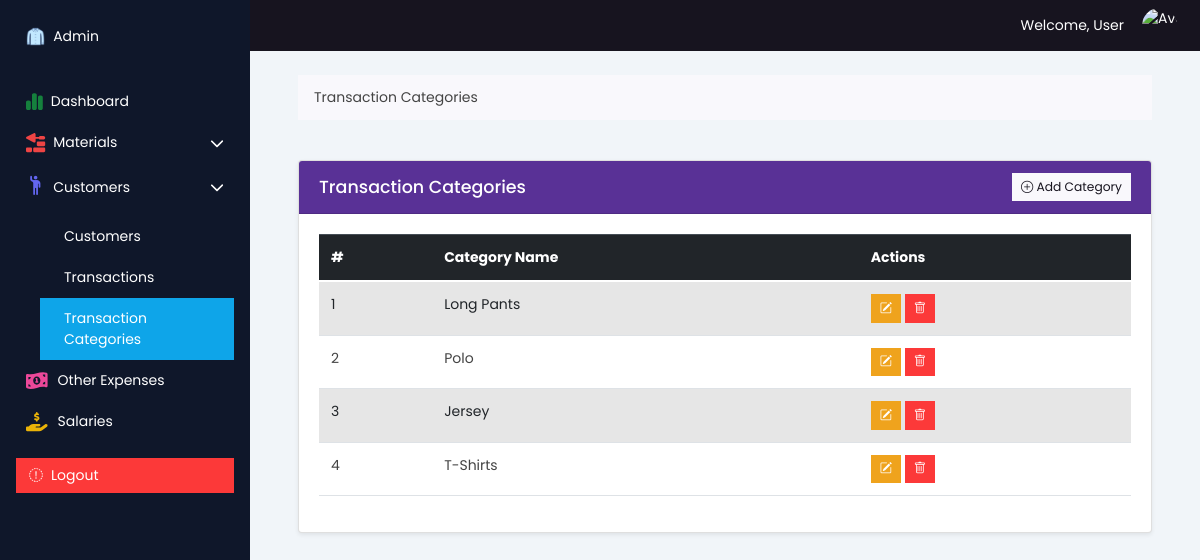
The page /admin/transaction_categories.php on the database as committed earlier.
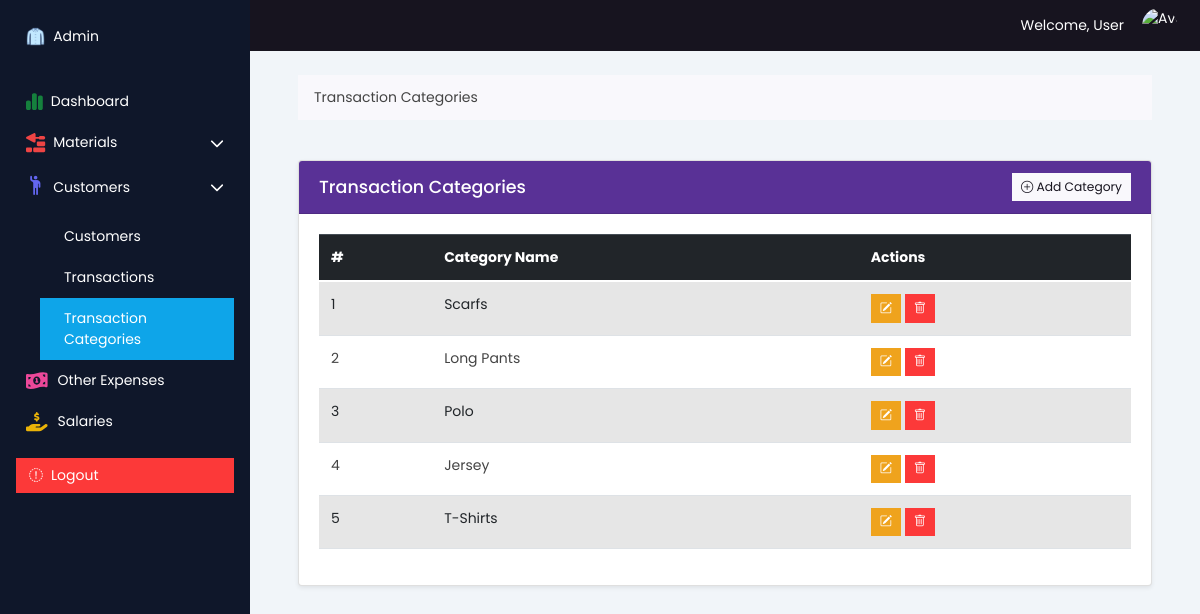
The same page on the database as committed later.
### tables this page shows
CREATE TABLE `transaction_categories` (
  `category_id` int(11) NOT NULL,
  `category_name` varchar(100) NOT NULL
);

### models/admin_transactions.php (called while the page is built, shortened)
<?php
function getTransactionCategories($conn)
{
    $categories = [];
    $sql = "SELECT category_id, category_name FROM transaction_categories ORDER BY category_id DESC";
    if ($result = $conn->query($sql)) {
        while ($row = $result->fetch_assoc()) {
            $categories[] = $row;
        }
    } else {
        echo "Error: " . $conn->error;
    }
    return $categories;
}

### admin/transaction_categories.php (the view, shortened to what this page needs)
<?php
require '../inc/database.php';
require '../models/admin_transactions.php';
$transaction_categories = getTransactionCategories($conn);
?>
<!DOCTYPE html>
<html lang="en">
<head>
    <?php require '../inc/head.php'; ?>
    <link rel="stylesheet" href="../public/css/main.css">
</head>
<body class="poppins-regular">
    <?php require 'partials/sidebar.php'; ?>
    <div class="flex-grow-1 bg-slate-100">
        <?php require 'partials/header.php'; ?>
        <div class="container mt-4 px-5">
            <div class="row mb-4">
                <div class="col-md-12">
                    <nav aria-label="breadcrumb">
                        <ol class="breadcrumb">
                            <li class="breadcrumb-item active" aria-current="page">Transaction Categories</li>
                        </ol>
                    </nav>
                </div>
            </div>
            <div class="row mb-4">
                <div class="col-md-12">
                    <div class="card shadow-sm">
                        <div class="card-header bg-primary text-white d-flex justify-content-between align-items-center">
                            <h5 class="mb-0">Transaction Categories</h5>
                            <button class="btn btn-light btn-sm" data-bs-toggle="modal" data-bs-target="#addCategoryModal">
                                <i class="bi bi-plus-circle"></i> Add Category
                            </button>
                        </div>
                        <div class="card-body">
                            <table id="categoriesTable" class="table table-striped">
                                <thead class="table-dark">
                                    <tr>
                                        <th>#</th>
                                        <th>Category Name</th>
                                        <th>Actions</th>
                                    </tr>
                                </thead>
                                <tbody>
                                    <?php if (!empty($transaction_categories)) : ?>
                                        <?php foreach ($transaction_categories as $index => $category) : ?>
                                            <tr>
                                                <td><?= $index + 1 ?></td>
                                                <td><?= htmlspecialchars($category['category_name']) ?></td>
                                                <td>
                                                    <button class="btn btn-warning btn-sm" data-bs-toggle="modal" data-bs-target="#editCategoryModal<?= $category['category_id'] ?>">
                                                        <i class="bi bi-pencil-square"></i>
                                                    </button>
                                                    <form action="../controllers/admin_delete_transaction_category.php" method="POST" style="display:inline;">
                                                        <button type="submit" class="btn btn-danger btn-sm" onclick="return confirm('Are you sure you want to delete this category?');">
                                                            <i class="bi bi-trash"></i>
                                                        </button>
                                                    </form>
                                                </td>
                                            </tr>
                                        <?php endforeach; ?>
                                    <?php else : ?>
                                        <tr>
                                            <td colspan="3" class="text-center text-muted">No categories found.</td>
                                        </tr>
                                    <?php endif; ?>
                                </tbody>
                            </table>
                        </div>
                    </div>
                </div>
            </div>
        </div>
    </div>
</body>
</html>

Rows that differ between the two databases and show on the page:
added transaction_categories: category_name "Scarfs"
